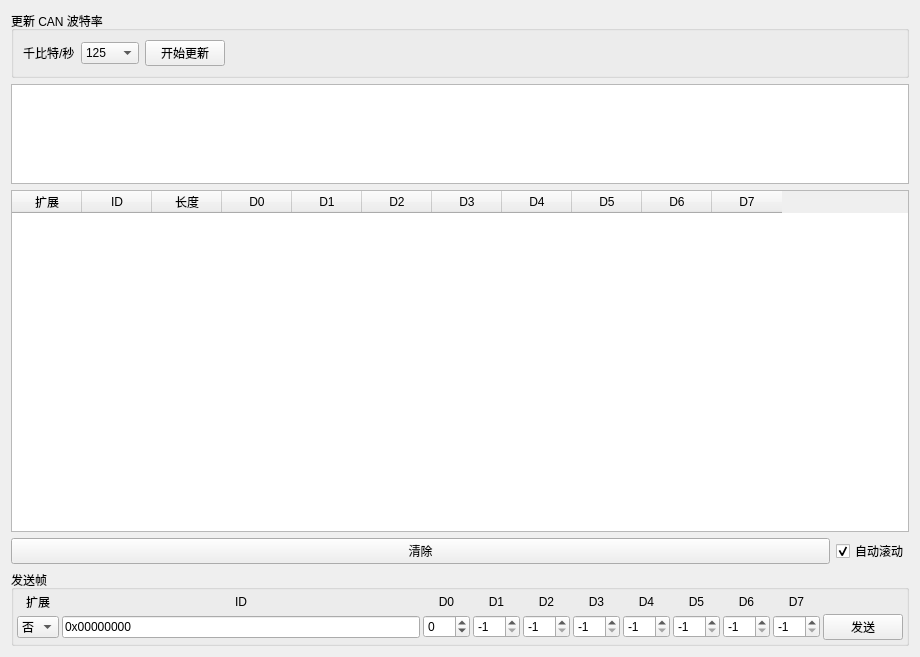
<?xml version="1.0" encoding="UTF-8"?>
<ui version="4.0">
 <class>PageCanAnalyzer</class>
 <widget class="QWidget" name="PageCanAnalyzer">
  <property name="geometry">
   <rect>
    <x>0</x>
    <y>0</y>
    <width>920</width>
    <height>657</height>
   </rect>
  </property>
  <property name="windowTitle">
   <string>Form</string>
  </property>
  <layout class="QVBoxLayout" name="verticalLayout">
   <item>
    <widget class="QGroupBox" name="groupBox_2">
     <property name="title">
      <string>更新 CAN 波特率</string>
     </property>
     <layout class="QHBoxLayout" name="horizontalLayout_2">
      <item>
       <widget class="QLabel" name="label_11">
        <property name="text">
         <string>千比特/秒</string>
        </property>
       </widget>
      </item>
      <item>
       <widget class="QComboBox" name="canBaudBox">
        <item>
         <property name="text">
          <string>125</string>
         </property>
        </item>
        <item>
         <property name="text">
          <string>250</string>
         </property>
        </item>
        <item>
         <property name="text">
          <string>500</string>
         </property>
        </item>
        <item>
         <property name="text">
          <string>1000</string>
         </property>
        </item>
        <item>
         <property name="text">
          <string>10</string>
         </property>
        </item>
        <item>
         <property name="text">
          <string>20</string>
         </property>
        </item>
        <item>
         <property name="text">
          <string>50</string>
         </property>
        </item>
        <item>
         <property name="text">
          <string>75</string>
         </property>
        </item>
        <item>
         <property name="text">
          <string>100</string>
         </property>
        </item>
       </widget>
      </item>
      <item>
       <widget class="QPushButton" name="updateCanBaudButton">
        <property name="text">
         <string>开始更新</string>
        </property>
       </widget>
      </item>
      <item>
       <spacer name="horizontalSpacer_3">
        <property name="orientation">
         <enum>Qt::Orientation::Horizontal</enum>
        </property>
        <property name="sizeHint" stdset="0">
         <size>
          <width>490</width>
          <height>20</height>
         </size>
        </property>
       </spacer>
      </item>
     </layout>
    </widget>
   </item>
   <item>
    <widget class="ParamTable" name="paramTable">
     <property name="maximumSize">
      <size>
       <width>16777215</width>
       <height>100</height>
      </size>
     </property>
    </widget>
   </item>
   <item>
    <widget class="QTableWidget" name="msgTable">
     <property name="editTriggers">
      <set>QAbstractItemView::EditTrigger::NoEditTriggers</set>
     </property>
     <attribute name="horizontalHeaderDefaultSectionSize">
      <number>70</number>
     </attribute>
     <column>
      <property name="text">
       <string>扩展</string>
      </property>
     </column>
     <column>
      <property name="text">
       <string>ID</string>
      </property>
     </column>
     <column>
      <property name="text">
       <string>长度</string>
      </property>
     </column>
     <column>
      <property name="text">
       <string>D0</string>
      </property>
     </column>
     <column>
      <property name="text">
       <string>D1</string>
      </property>
     </column>
     <column>
      <property name="text">
       <string>D2</string>
      </property>
     </column>
     <column>
      <property name="text">
       <string>D3</string>
      </property>
     </column>
     <column>
      <property name="text">
       <string>D4</string>
      </property>
     </column>
     <column>
      <property name="text">
       <string>D5</string>
      </property>
     </column>
     <column>
      <property name="text">
       <string>D6</string>
      </property>
     </column>
     <column>
      <property name="text">
       <string>D7</string>
      </property>
     </column>
    </widget>
   </item>
   <item>
    <layout class="QHBoxLayout" name="horizontalLayout">
     <item>
      <widget class="QPushButton" name="clearRxButton">
       <property name="sizePolicy">
        <sizepolicy hsizetype="MinimumExpanding" vsizetype="Fixed">
         <horstretch>0</horstretch>
         <verstretch>0</verstretch>
        </sizepolicy>
       </property>
       <property name="text">
        <string>清除</string>
       </property>
       <property name="icon">
        <iconset resource="../res.qrc">
         <normaloff>:/res/icons/Delete-96.png</normaloff>:/res/icons/Delete-96.png</iconset>
       </property>
      </widget>
     </item>
     <item>
      <widget class="QCheckBox" name="autoScrollBox">
       <property name="text">
        <string>自动滚动</string>
       </property>
       <property name="checked">
        <bool>true</bool>
       </property>
      </widget>
     </item>
    </layout>
   </item>
   <item>
    <widget class="QGroupBox" name="groupBox">
     <property name="title">
      <string>发送帧</string>
     </property>
     <layout class="QGridLayout" name="gridLayout">
      <property name="leftMargin">
       <number>3</number>
      </property>
      <property name="topMargin">
       <number>3</number>
      </property>
      <property name="rightMargin">
       <number>3</number>
      </property>
      <property name="bottomMargin">
       <number>3</number>
      </property>
      <property name="spacing">
       <number>3</number>
      </property>
      <item row="1" column="1">
       <widget class="QLineEdit" name="sendIdEdit">
        <property name="text">
         <string>0x00000000</string>
        </property>
       </widget>
      </item>
      <item row="0" column="3">
       <widget class="QLabel" name="label_4">
        <property name="text">
         <string>D1</string>
        </property>
        <property name="alignment">
         <set>Qt::AlignmentFlag::AlignCenter</set>
        </property>
       </widget>
      </item>
      <item row="1" column="3">
       <widget class="QSpinBox" name="sendD1Box">
        <property name="minimum">
         <number>-1</number>
        </property>
        <property name="maximum">
         <number>255</number>
        </property>
        <property name="value">
         <number>-1</number>
        </property>
       </widget>
      </item>
      <item row="0" column="2">
       <widget class="QLabel" name="label_3">
        <property name="text">
         <string>D0</string>
        </property>
        <property name="alignment">
         <set>Qt::AlignmentFlag::AlignCenter</set>
        </property>
       </widget>
      </item>
      <item row="1" column="4">
       <widget class="QSpinBox" name="sendD2Box">
        <property name="minimum">
         <number>-1</number>
        </property>
        <property name="maximum">
         <number>255</number>
        </property>
        <property name="value">
         <number>-1</number>
        </property>
       </widget>
      </item>
      <item row="1" column="9">
       <widget class="QSpinBox" name="sendD7Box">
        <property name="minimum">
         <number>-1</number>
        </property>
        <property name="maximum">
         <number>255</number>
        </property>
        <property name="value">
         <number>-1</number>
        </property>
       </widget>
      </item>
      <item row="1" column="2">
       <widget class="QSpinBox" name="sendD0Box">
        <property name="minimum">
         <number>-1</number>
        </property>
        <property name="maximum">
         <number>255</number>
        </property>
        <property name="value">
         <number>0</number>
        </property>
       </widget>
      </item>
      <item row="0" column="1">
       <widget class="QLabel" name="label_2">
        <property name="text">
         <string>ID</string>
        </property>
        <property name="alignment">
         <set>Qt::AlignmentFlag::AlignCenter</set>
        </property>
       </widget>
      </item>
      <item row="1" column="5">
       <widget class="QSpinBox" name="sendD3Box">
        <property name="minimum">
         <number>-1</number>
        </property>
        <property name="maximum">
         <number>255</number>
        </property>
        <property name="value">
         <number>-1</number>
        </property>
       </widget>
      </item>
      <item row="1" column="6">
       <widget class="QSpinBox" name="sendD4Box">
        <property name="minimum">
         <number>-1</number>
        </property>
        <property name="maximum">
         <number>255</number>
        </property>
        <property name="value">
         <number>-1</number>
        </property>
       </widget>
      </item>
      <item row="0" column="0">
       <widget class="QLabel" name="label">
        <property name="text">
         <string>扩展</string>
        </property>
        <property name="alignment">
         <set>Qt::AlignmentFlag::AlignCenter</set>
        </property>
       </widget>
      </item>
      <item row="1" column="7">
       <widget class="QSpinBox" name="sendD5Box">
        <property name="minimum">
         <number>-1</number>
        </property>
        <property name="maximum">
         <number>255</number>
        </property>
        <property name="value">
         <number>-1</number>
        </property>
       </widget>
      </item>
      <item row="1" column="8">
       <widget class="QSpinBox" name="sendD6Box">
        <property name="minimum">
         <number>-1</number>
        </property>
        <property name="maximum">
         <number>255</number>
        </property>
        <property name="value">
         <number>-1</number>
        </property>
       </widget>
      </item>
      <item row="1" column="10">
       <widget class="QPushButton" name="sendButton">
        <property name="text">
         <string>发送</string>
        </property>
        <property name="icon">
         <iconset resource="../res.qrc">
          <normaloff>:/res/icons/Send File-96.png</normaloff>:/res/icons/Send File-96.png</iconset>
        </property>
       </widget>
      </item>
      <item row="0" column="4">
       <widget class="QLabel" name="label_5">
        <property name="text">
         <string>D2</string>
        </property>
        <property name="alignment">
         <set>Qt::AlignmentFlag::AlignCenter</set>
        </property>
       </widget>
      </item>
      <item row="0" column="5">
       <widget class="QLabel" name="label_6">
        <property name="text">
         <string>D3</string>
        </property>
        <property name="alignment">
         <set>Qt::AlignmentFlag::AlignCenter</set>
        </property>
       </widget>
      </item>
      <item row="0" column="6">
       <widget class="QLabel" name="label_7">
        <property name="text">
         <string>D4</string>
        </property>
        <property name="alignment">
         <set>Qt::AlignmentFlag::AlignCenter</set>
        </property>
       </widget>
      </item>
      <item row="0" column="7">
       <widget class="QLabel" name="label_8">
        <property name="text">
         <string>D5</string>
        </property>
        <property name="alignment">
         <set>Qt::AlignmentFlag::AlignCenter</set>
        </property>
       </widget>
      </item>
      <item row="0" column="8">
       <widget class="QLabel" name="label_9">
        <property name="text">
         <string>D6</string>
        </property>
        <property name="alignment">
         <set>Qt::AlignmentFlag::AlignCenter</set>
        </property>
       </widget>
      </item>
      <item row="0" column="9">
       <widget class="QLabel" name="label_10">
        <property name="text">
         <string>D7</string>
        </property>
        <property name="alignment">
         <set>Qt::AlignmentFlag::AlignCenter</set>
        </property>
       </widget>
      </item>
      <item row="1" column="0">
       <widget class="QComboBox" name="sendExtBox">
        <item>
         <property name="text">
          <string>否</string>
         </property>
        </item>
        <item>
         <property name="text">
          <string>是</string>
         </property>
        </item>
       </widget>
      </item>
     </layout>
    </widget>
   </item>
  </layout>
 </widget>
 <customwidgets>
  <customwidget>
   <class>ParamTable</class>
   <extends>QTableWidget</extends>
   <header>widgets/paramtable.h</header>
  </customwidget>
 </customwidgets>
 <resources>
  <include location="../res.qrc"/>
 </resources>
 <connections/>
</ui>
